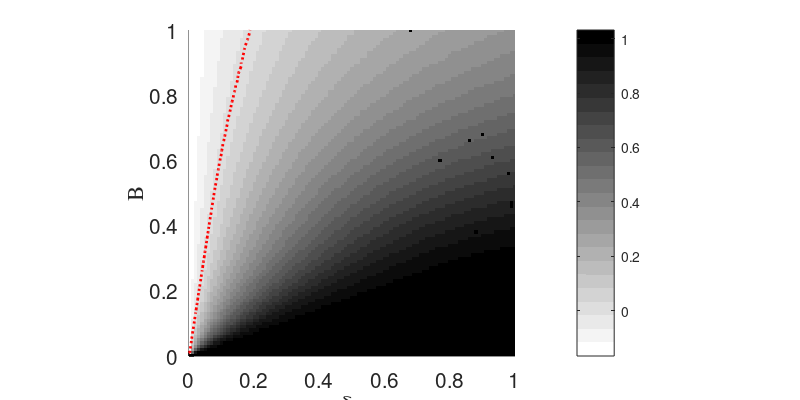
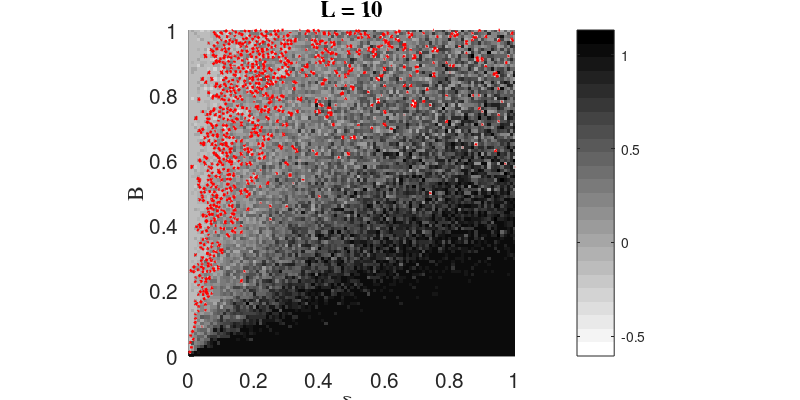
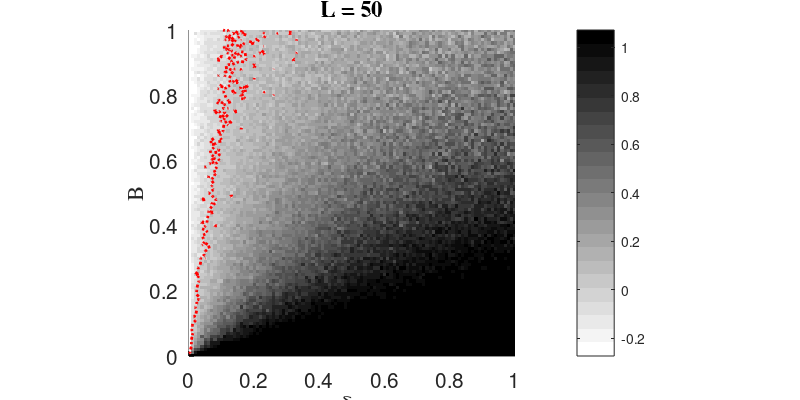
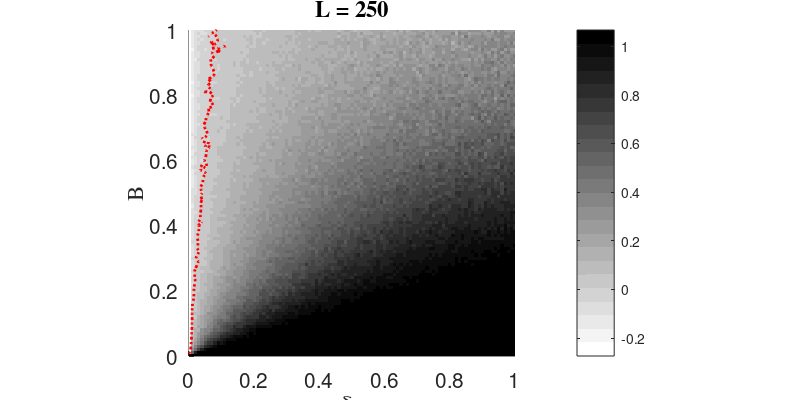

Write the MATLAB code that produced these figures, in order.
% mean plot
load ./SimpleRIExample_50000samp.mat

data = leans_nmean;

% full color plot
figure('Units', 'inches', ...
'Position', [0 0 8 4],...
'PaperPositionMode','auto');

hold on;
cmap = colormap(flipud(gray(24)));

hImage1 = imagesc(xytol,B,data);
set(gca,'YDir','normal');
hold on;
 
[hCont2,hH2] = contour(xytol,B,data,...
             [0.0 0.0],':r','LineWidth',2);
% clabel(hCont2,hH2,'FontName','Times','FontSize', 15,'Color','r');         
         
xlim([0 1]);
ylim([0 1]);
axis square;
% 
% caxis([-0.8 0.8]);
cbar = colorbar();
set(cbar,'Visible','on');

hXLabel = xlabel('\delta_y');
hYLabel = ylabel('B');

set([hXLabel, hYLabel],'FontName','Times');
set([hXLabel, hYLabel],'FontSize', 15);

hSubtitle = title('');
set(hSubtitle,'FontName','Times');
set(hSubtitle,'FontSize', 15);
set(gca,'fontsize',15);

hold off;
print -depsc2 ./SimpleIRexample_plot.eps
close;

% different library length plot
clear all
load ./SimpleRIExample_Ldiff.mat

figure('Units', 'inches', ...
'Position', [0 0 8 4],...
'PaperPositionMode','auto');

hold on;
cmap = colormap(flipud(gray(24)));

hImage1 = imagesc(xytol,B,leans_stored10);
set(gca,'YDir','normal');
hold on;
 
[hCont2,hH2] = contour(xytol,B,leans_stored10,...
             [0.0 0.0],':r','LineWidth',2);
% clabel(hCont2,hH2,'FontName','Times','FontSize', 15,'Color','r');         
         
xlim([0 1]);
ylim([0 1]);
axis square;
% 
% caxis([-0.8 0.8]);
cbar = colorbar();
set(cbar,'Visible','on');

hXLabel = xlabel('\delta_y');
hYLabel = ylabel('B');

set([hXLabel, hYLabel],'FontName','Times');
set([hXLabel, hYLabel],'FontSize', 15);

hSubtitle = title('L = 10');
set(hSubtitle,'FontName','Times');
set(hSubtitle,'FontSize', 15);
set(gca,'fontsize',15);

hold off;
print -depsc2 ./SimpleIRexample_diffLpart1.eps
close;

figure('Units', 'inches', ...
'Position', [0 0 8 4],...
'PaperPositionMode','auto');

hold on;
cmap = colormap(flipud(gray(24)));

hImage1 = imagesc(xytol,B,leans_stored50);
set(gca,'YDir','normal');
hold on;
 
[hCont2,hH2] = contour(xytol,B,leans_stored50,...
             [0.0 0.0],':r','LineWidth',2);
% clabel(hCont2,hH2,'FontName','Times','FontSize', 15,'Color','r');         
         
xlim([0 1]);
ylim([0 1]);
axis square;
% 
% caxis([-0.8 0.8]);
cbar = colorbar();
set(cbar,'Visible','on');

hXLabel = xlabel('\delta_y');
hYLabel = ylabel('B');

set([hXLabel, hYLabel],'FontName','Times');
set([hXLabel, hYLabel],'FontSize', 15);

hSubtitle = title('L = 50');
set(hSubtitle,'FontName','Times');
set(hSubtitle,'FontSize', 15);
set(gca,'fontsize',15);

hold off;
print -depsc2 ./SimpleIRexample_diffLpart2.eps
close;

figure('Units', 'inches', ...
'Position', [0 0 8 4],...
'PaperPositionMode','auto');


hold on;
cmap = colormap(flipud(gray(24)));

hImage1 = imagesc(xytol,B,leans_stored250);
set(gca,'YDir','normal');
hold on;
 
[hCont2,hH2] = contour(xytol,B,leans_stored250,...
             [0.0 0.0],':r','LineWidth',2);
% clabel(hCont2,hH2,'FontName','Times','FontSize', 15,'Color','r');         
         
xlim([0 1]);
ylim([0 1]);
axis square;
% 
% caxis([-0.8 0.8]);
cbar = colorbar();
set(cbar,'Visible','on');

hXLabel = xlabel('\delta_y');
hYLabel = ylabel('B');

set([hXLabel, hYLabel],'FontName','Times');
set([hXLabel, hYLabel],'FontSize', 15);

hSubtitle = title('L = 250');
set(hSubtitle,'FontName','Times');
set(hSubtitle,'FontSize', 15);
set(gca,'fontsize',15);

hold off;
print -depsc2 ./SimpleIRexample_diffLpart3.eps
close;

figure('Units', 'inches', ...
'Position', [0 0 8 4],...
'PaperPositionMode','auto');

hold on;
cmap = colormap(flipud(gray(24)));

hImage1 = imagesc(xytol,B,leans_stored1750);
set(gca,'YDir','normal');
hold on;
 
[hCont2,hH2] = contour(xytol,B,leans_stored1750,...
             [0.0 0.0],':r','LineWidth',2);
% clabel(hCont2,hH2,'FontName','Times','FontSize', 15,'Color','r');         
         
xlim([0 1]);
ylim([0 1]);
axis square;
% 
% caxis([-0.8 0.8]);
cbar = colorbar();
set(cbar,'Visible','on');

hXLabel = xlabel('\delta_y');
hYLabel = ylabel('B');

set([hXLabel, hYLabel],'FontName','Times');
set([hXLabel, hYLabel],'FontSize', 15);

hSubtitle = title('L = 1750');
set(hSubtitle,'FontName','Times');
set(hSubtitle,'FontSize', 15);
set(gca,'fontsize',15);

hold off;
print -depsc2 ./SimpleIRexample_diffLpart4.eps
close;

% B = xytol plotting
tempX = zeros(1,length(B));
tempPnts = zeros(4,length(B));

for iter = 1:1:length(B),
    tempX(1,iter) = B(iter);
    tempPnts(1,iter) = leans_stored10(iter,iter);
    tempPnts(2,iter) = leans_stored50(iter,iter);
    tempPnts(3,iter) = leans_stored250(iter,iter);
    tempPnts(4,iter) = leans_stored1750(iter,iter);
end;

figure('Units', 'inches', ...
'Position', [0 0 8 4],...
'PaperPositionMode','auto');

hold on;

hplt = plot(tempX,tempPnts(1,:),'k.',tempX,tempPnts(2,:),'kx',...
            tempX,tempPnts(3,:),'ko',tempX,tempPnts(4,:),'kv',...
            'MarkerSize',5);
grid on;

hXLabel = xlabel('B = \delta_y');
hYLabel = ylabel('\lambda');

set([hXLabel, hYLabel],'FontName','Times');
set([hXLabel, hYLabel],'FontSize', 15);

legend('L = 10','L = 50', 'L = 250', 'L = 1750');

% set(hSubtitle,'FontName','Times');
% set(hSubtitle,'FontSize', 15);
set(gca,'fontsize',15);

hold off;
print -depsc2 ./SimpleIRexample_Bxytol.eps
close;

% lag stem plot
load ./SimpleRIExample_lags.mat

figure('Units', 'inches', ...
'Position', [0 0 8 4],...
'PaperPositionMode','auto');

hold on;

hplt = stem(lag,leans_keep,'MarkerSize',5);
grid on;

hXLabel = xlabel('l');
hYLabel = ylabel('\lambda');

set([hXLabel, hYLabel],'FontName','Times');
set([hXLabel, hYLabel],'FontSize', 15);

% set(hSubtitle,'FontName','Times');
% set(hSubtitle,'FontSize', 15);
set(gca,'fontsize',15);

hold off;
print -depsc2 ./SimpleIRexample_difflags.eps
close;

% lagged cross cor plot
templag = 25;
tempcors = nan(templag+1,1);
for iter = 0:1:templag,
    tempcors(iter+1,1) = corr(x(1,1:end-iter)',y(1,1+iter:end)');
end;

figure('Units', 'inches', ...
'Position', [0 0 8 4],...
'PaperPositionMode','auto');

hold on;

hplt = stem(0:1:templag,tempcors,'MarkerSize',5);
grid on;

hXLabel = xlabel('l');
hYLabel = ylabel('c');

set([hXLabel, hYLabel],'FontName','Times');
set([hXLabel, hYLabel],'FontSize', 15);

% set(hSubtitle,'FontName','Times');
% set(hSubtitle,'FontSize', 15);
set(gca,'fontsize',15);

hold off;
print -depsc2 ./SimpleIRexample_lagcorr.eps
close;